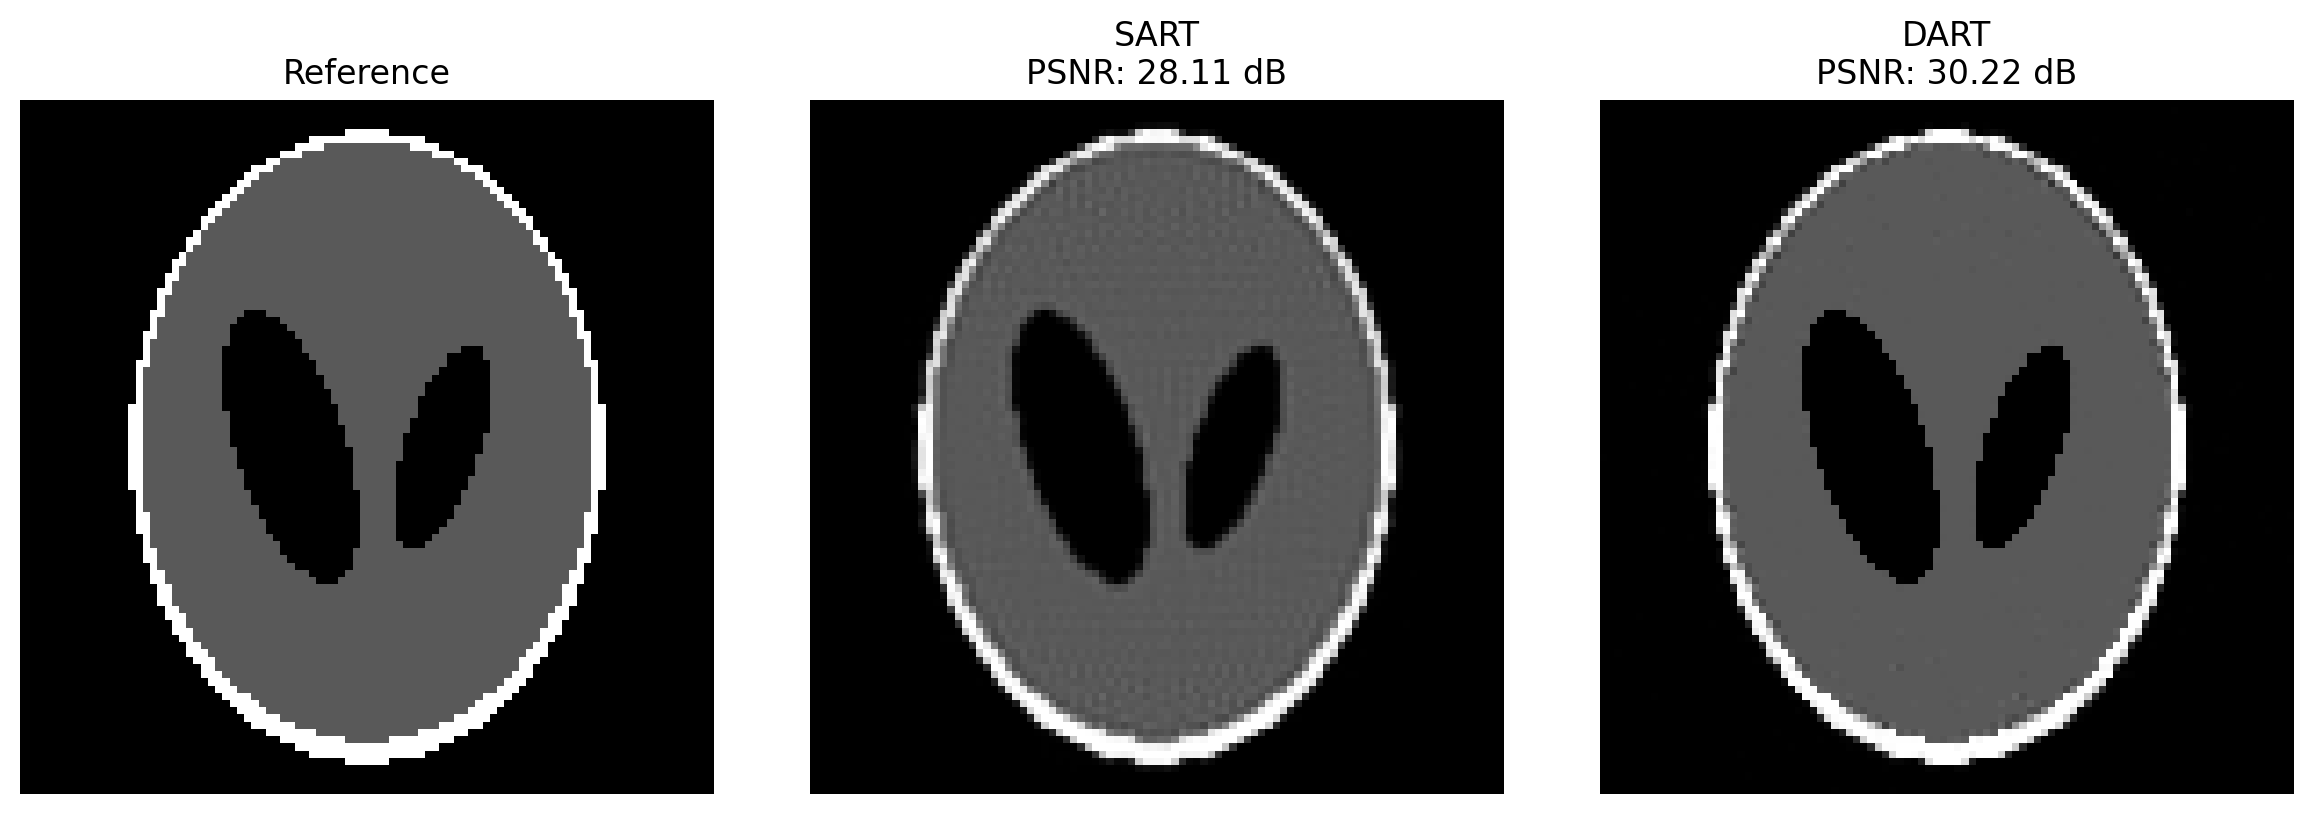

Reproduce this figure in Python.
"""Run DART on a discrete 2D parallel-beam phantom."""

from __future__ import annotations

from pathlib import Path

import matplotlib.pyplot as plt
import mlx.core as mx
import numpy as np

import diffct_mlx


def quantize_image(image: np.ndarray, gray_levels: np.ndarray) -> np.ndarray:
    """Quantize a continuous phantom onto a discrete set of gray levels."""
    thresholds = 0.5 * (gray_levels[:-1] + gray_levels[1:])
    indices = np.digitize(image, thresholds, right=False)
    return gray_levels[indices]


def compute_metrics(reference: np.ndarray, reconstruction: np.ndarray) -> tuple[float, float]:
    """Return MSE and PSNR against the discrete reference image."""
    mse = float(np.mean((reconstruction - reference) ** 2))
    dynamic_range = float(reference.max() - reference.min())
    if dynamic_range <= 0.0:
        dynamic_range = 1.0
    psnr = float("inf") if mse <= 0.0 else 10.0 * np.log10((dynamic_range**2) / mse)
    return mse, psnr


def main() -> None:
    image_shape = (96, 96)
    num_views = 120
    num_detectors = 144
    detector_spacing = 1.0
    voxel_spacing = 1.0
    gray_levels = np.array([0.0, 0.35, 0.7, 1.0], dtype=np.float32)

    continuous_reference = np.asarray(diffct_mlx.shepp_logan_2d(image_shape), dtype=np.float32)
    reference = quantize_image(continuous_reference, gray_levels)
    reference_mx = mx.array(reference, dtype=mx.float32)

    ray_dir, det_origin, det_u_vec = diffct_mlx.circular_trajectory_2d_parallel(num_views)
    sinogram = diffct_mlx.parallel_forward(
        reference_mx,
        ray_dir,
        det_origin,
        det_u_vec,
        num_detectors=num_detectors,
        detector_spacing=detector_spacing,
        voxel_spacing=voxel_spacing,
    )
    mx.eval(sinogram)
    measured_projections = [sinogram[index] for index in range(int(sinogram.shape[0]))]
    forward_single, back_single, _ = diffct_mlx.make_parallel_2d_operators(
        ray_dir,
        det_origin,
        det_u_vec,
        image_shape=image_shape,
        num_detectors=num_detectors,
        detector_spacing=detector_spacing,
        voxel_spacing=voxel_spacing,
    )

    print("Running SART baseline...")
    sart_reconstruction = diffct_mlx.run_sart(
        measured_projections,
        forward_single,
        back_single,
        diffct_mlx.SARTParameters(
            volume_shape=image_shape,
            iteration_count=12,
            sart_iteration_count=1,
            voxel_extreme_values=(0.0, 1.0),
            backprojection_scale=0.18,
            shuffle_projection_order=False,
        ),
        show_progress=True,
    )

    print("Running DART...")
    dart_reconstruction = diffct_mlx.run_dart(
        measured_projections,
        forward_single,
        back_single,
        diffct_mlx.DARTParameters(
            volume_shape=image_shape,
            iteration_count=12,
            sart_iteration_count=4,
            initial_reconstruction_sweeps=8,
            gray_levels=tuple(float(level) for level in gray_levels),
            free_pixel_probability=0.12,
            voxel_extreme_values=(0.0, 1.0),
            backprojection_scale=0.18,
            shuffle_projection_order=False,
            random_seed=7,
        ),
        show_progress=True,
    )

    reference_np = np.asarray(reference_mx)
    sart_np = np.asarray(sart_reconstruction)
    dart_np = np.asarray(dart_reconstruction)
    sart_mse, sart_psnr = compute_metrics(reference_np, sart_np)
    dart_mse, dart_psnr = compute_metrics(reference_np, dart_np)

    print("\nResults")
    print(f"SART  mse={sart_mse:.6f}  psnr={sart_psnr:.2f} dB")
    print(f"DART  mse={dart_mse:.6f}  psnr={dart_psnr:.2f} dB")

    figure = plt.figure(figsize=(12, 4))
    panels = [
        ("Reference", reference_np),
        (f"SART\nPSNR: {sart_psnr:.2f} dB", sart_np),
        (f"DART\nPSNR: {dart_psnr:.2f} dB", dart_np),
    ]
    for index, (title, image) in enumerate(panels, start=1):
        axis = figure.add_subplot(1, 3, index)
        axis.imshow(image, cmap="gray", vmin=0.0, vmax=1.0)
        axis.set_title(title)
        axis.axis("off")

    figure.tight_layout()
    output_path = Path(__file__).with_name("dart_parallel.png")
    figure.savefig(output_path, dpi=200, bbox_inches="tight")
    plt.show()


if __name__ == "__main__":
    main()
